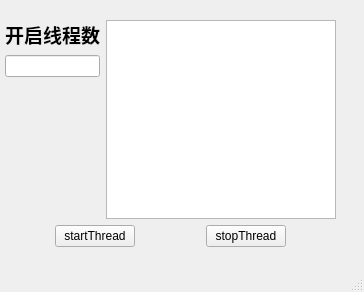
<?xml version="1.0" encoding="UTF-8"?>
<ui version="4.0">
 <class>MainWindow</class>
 <widget class="QMainWindow" name="MainWindow">
  <property name="geometry">
   <rect>
    <x>0</x>
    <y>0</y>
    <width>364</width>
    <height>292</height>
   </rect>
  </property>
  <property name="windowTitle">
   <string>MainWindow</string>
  </property>
  <widget class="QWidget" name="centralwidget">
   <widget class="QWidget" name="">
    <property name="geometry">
     <rect>
      <x>-10</x>
      <y>20</y>
      <width>361</width>
      <height>227</height>
     </rect>
    </property>
    <layout class="QVBoxLayout" name="verticalLayout_2">
     <item>
      <layout class="QGridLayout" name="gridLayout">
       <item row="0" column="0">
        <spacer name="horizontalSpacer_5">
         <property name="orientation">
          <enum>Qt::Horizontal</enum>
         </property>
         <property name="sizeHint" stdset="0">
          <size>
           <width>40</width>
           <height>20</height>
          </size>
         </property>
        </spacer>
       </item>
       <item row="0" column="1">
        <layout class="QVBoxLayout" name="verticalLayout">
         <item>
          <widget class="QLabel" name="label">
           <property name="sizePolicy">
            <sizepolicy hsizetype="Minimum" vsizetype="Minimum">
             <horstretch>0</horstretch>
             <verstretch>0</verstretch>
            </sizepolicy>
           </property>
           <property name="font">
            <font>
             <family>宋体</family>
             <pointsize>14</pointsize>
             <weight>75</weight>
             <bold>true</bold>
            </font>
           </property>
           <property name="text">
            <string>开启线程数</string>
           </property>
           <property name="alignment">
            <set>Qt::AlignCenter</set>
           </property>
          </widget>
         </item>
         <item>
          <widget class="QLineEdit" name="lineEdit"/>
         </item>
         <item>
          <spacer name="verticalSpacer">
           <property name="orientation">
            <enum>Qt::Vertical</enum>
           </property>
           <property name="sizeHint" stdset="0">
            <size>
             <width>20</width>
             <height>40</height>
            </size>
           </property>
          </spacer>
         </item>
        </layout>
       </item>
       <item row="0" column="2">
        <widget class="QTextEdit" name="textEdit">
         <property name="html">
          <string>&lt;!DOCTYPE HTML PUBLIC &quot;-//W3C//DTD HTML 4.0//EN&quot; &quot;http://www.w3.org/TR/REC-html40/strict.dtd&quot;&gt;
&lt;html&gt;&lt;head&gt;&lt;meta name=&quot;qrichtext&quot; content=&quot;1&quot; /&gt;&lt;style type=&quot;text/css&quot;&gt;
p, li { white-space: pre-wrap; }
&lt;/style&gt;&lt;/head&gt;&lt;body style=&quot; font-family:'SimSun'; font-size:9pt; font-weight:400; font-style:normal;&quot;&gt;
&lt;p style=&quot;-qt-paragraph-type:empty; margin-top:0px; margin-bottom:0px; margin-left:0px; margin-right:0px; -qt-block-indent:0; text-indent:0px; font-family:'SimSun';&quot;&gt;&lt;br /&gt;&lt;/p&gt;&lt;/body&gt;&lt;/html&gt;</string>
         </property>
        </widget>
       </item>
       <item row="0" column="3">
        <spacer name="horizontalSpacer_3">
         <property name="orientation">
          <enum>Qt::Horizontal</enum>
         </property>
         <property name="sizeHint" stdset="0">
          <size>
           <width>40</width>
           <height>20</height>
          </size>
         </property>
        </spacer>
       </item>
      </layout>
     </item>
     <item>
      <layout class="QHBoxLayout" name="horizontalLayout">
       <item>
        <spacer name="horizontalSpacer">
         <property name="orientation">
          <enum>Qt::Horizontal</enum>
         </property>
         <property name="sizeHint" stdset="0">
          <size>
           <width>40</width>
           <height>20</height>
          </size>
         </property>
        </spacer>
       </item>
       <item>
        <widget class="QPushButton" name="pushButton">
         <property name="text">
          <string>startThread</string>
         </property>
        </widget>
       </item>
       <item>
        <spacer name="horizontalSpacer_2">
         <property name="orientation">
          <enum>Qt::Horizontal</enum>
         </property>
         <property name="sizeHint" stdset="0">
          <size>
           <width>40</width>
           <height>20</height>
          </size>
         </property>
        </spacer>
       </item>
       <item>
        <widget class="QPushButton" name="pushButton_2">
         <property name="text">
          <string>stopThread</string>
         </property>
        </widget>
       </item>
       <item>
        <spacer name="horizontalSpacer_4">
         <property name="orientation">
          <enum>Qt::Horizontal</enum>
         </property>
         <property name="sizeHint" stdset="0">
          <size>
           <width>40</width>
           <height>20</height>
          </size>
         </property>
        </spacer>
       </item>
      </layout>
     </item>
    </layout>
   </widget>
  </widget>
  <widget class="QStatusBar" name="statusbar"/>
  <widget class="QMenuBar" name="menuBar">
   <property name="geometry">
    <rect>
     <x>0</x>
     <y>0</y>
     <width>364</width>
     <height>22</height>
    </rect>
   </property>
  </widget>
 </widget>
 <resources/>
 <connections/>
</ui>
